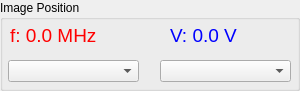
          <widget class="QGroupBox" name="groupBox_11">
           <property name="geometry">
            <rect>
             <x>10</x>
             <y>20</y>
             <width>300</width>
             <height>91</height>
            </rect>
           </property>
           <property name="sizePolicy">
            <sizepolicy hsizetype="Preferred" vsizetype="Maximum">
             <horstretch>0</horstretch>
             <verstretch>0</verstretch>
            </sizepolicy>
           </property>
           <property name="minimumSize">
            <size>
             <width>300</width>
             <height>50</height>
            </size>
           </property>
           <property name="title">
            <string>Image Position</string>
           </property>
           <widget class="QLabel" name="label_frequ">
            <property name="geometry">
             <rect>
              <x>10</x>
              <y>20</y>
              <width>131</width>
              <height>31</height>
             </rect>
            </property>
            <property name="font">
             <font>
              <pointsize>14</pointsize>
             </font>
            </property>
            <property name="text">
             <string>&lt;!DOCTYPE HTML PUBLIC &quot;-//W3C//DTD HTML 4.0//EN&quot; &quot;http://www.w3.org/TR/REC-html40/strict.dtd&quot;&gt;
&lt;html&gt;&lt;head&gt;&lt;meta name=&quot;qrichtext&quot; content=&quot;1&quot; /&gt;&lt;style type=&quot;text/css&quot;&gt;
p, li { white-space: pre-wrap; }
&lt;/style&gt;&lt;/head&gt;&lt;body style=&quot; font-family:'MS Shell Dlg 2'; font-size:14pt; font-weight:400; font-style:normal;&quot;&gt;
&lt;p style=&quot; margin-top:0px; margin-bottom:0px; margin-left:0px; margin-right:0px; -qt-block-indent:0; text-indent:0px;&quot;&gt;&lt;span style=&quot; color:#ff0000;&quot;&gt;f: 0.0 MHz&lt;/span&gt;&lt;/p&gt;&lt;/body&gt;&lt;/html&gt;</string>
            </property>
           </widget>
           <widget class="QLabel" name="label_voltage">
            <property name="geometry">
             <rect>
              <x>170</x>
              <y>20</y>
              <width>131</width>
              <height>31</height>
             </rect>
            </property>
            <property name="font">
             <font>
              <pointsize>14</pointsize>
             </font>
            </property>
            <property name="text">
             <string>&lt;html&gt;&lt;head/&gt;&lt;body&gt;&lt;p&gt;&lt;span style=&quot; color:#0000ff;&quot;&gt;V: 0.0 V&lt;/span&gt;&lt;/p&gt;&lt;/body&gt;&lt;/html&gt;</string>
            </property>
           </widget>
           <widget class="QComboBox" name="comboBoxXaxis">
            <property name="geometry">
             <rect>
              <x>8</x>
              <y>60</y>
              <width>131</width>
              <height>22</height>
             </rect>
            </property>
           </widget>
           <widget class="QComboBox" name="comboBoxYaxis">
            <property name="geometry">
             <rect>
              <x>160</x>
              <y>60</y>
              <width>131</width>
              <height>22</height>
             </rect>
            </property>
           </widget>
          </widget>
